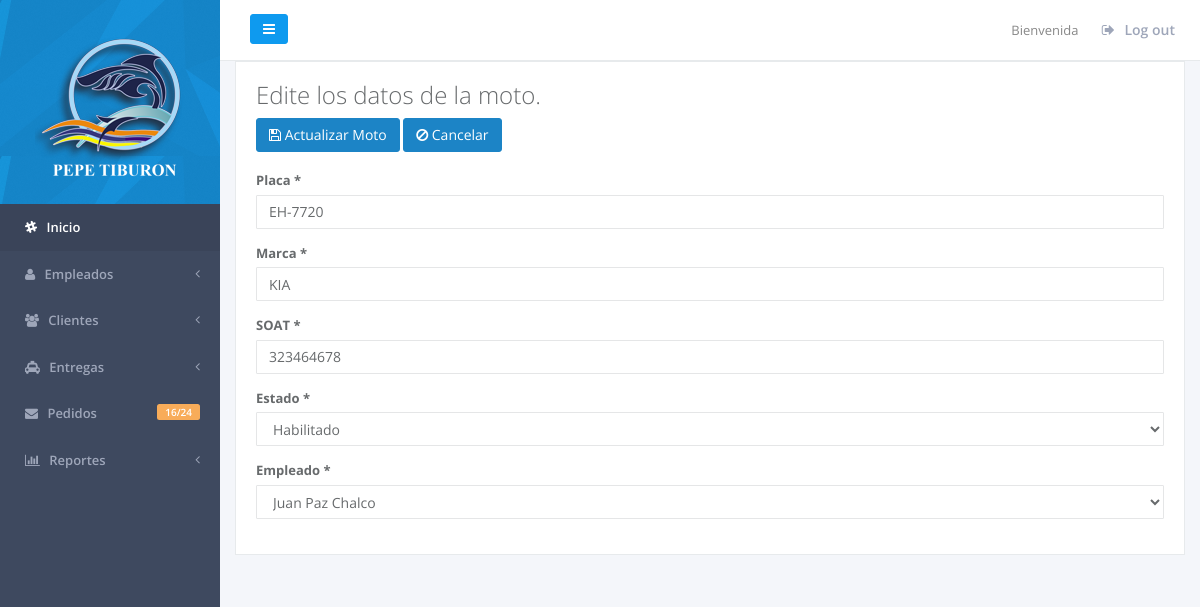
/Restaurant0.4/EditarMoto/EH-7720, run on the app's committed database.
### tables this page shows
CREATE TABLE `moto` (
  `idPlaca` varchar(11) NOT NULL,
  `Marca_Moto` varchar(50) DEFAULT NULL,
  `Soat` varchar(40) DEFAULT NULL,
  `Estado` char(1) DEFAULT NULL,
  `empleados_idEmpleados` int(11) NOT NULL
);

### Restaurant0.4/application/controllers/Moto.php (called while the page is built, shortened)
<?php if ( ! defined('BASEPATH')) exit('No direct script access allowed');
class Moto extends CI_Controller {
	function __construct()
	{
			$this->load->model('model_moto');
	}
	function editar($id = NULL){
		if ($id != NULL) {
			$this->load->model('model_tipo_empleado');
			$this->load->model('model_empleado');
			$data['repartidores']	= $this->model_tipo_empleado->getTipoEmpleadoRepartidor();
			$data['empleados']	= $this->model_empleado->getEmpleado();
			$data['a'] = $this->model_moto->getMotoById($id);
			$this->load->view('admin/editar_moto', $data);
		}
	}
}

### Restaurant0.4/index.php (called while the page is built, shortened)
<?php
require_once BASEPATH.'core/CodeIgniter.php';

### Restaurant0.4/application/models/Model_moto.php (called while the page is built, shortened)
<?php
class Model_moto extends CI_Model
{
	function getMotoById($id)
	{
		$this->db->limit(1);
		$this->db->where('idPlaca',$id);
		$query = $this->db->get('moto');
        return $query->result();
	}
}

### Restaurant0.4/application/models/Model_tipo_empleado.php (called while the page is built, shortened)
<?php
class Model_tipo_empleado extends CI_Model
{
	function getTipoEmpleadoRepartidor()
	{
		$this->db->where('Rol','REPARTIDOR');
		$query = $this->db->get('tipoempleado');
        return $query->result();
	}
}

### Restaurant0.4/application/models/Model_empleado.php (called while the page is built, shortened)
<?php
class Model_empleado extends CI_Model
{
	function getEmpleado()
	{
		$query = $this->db->get('vista_empleados');
        return $query->result();
	}
}

### Restaurant0.4/application/views/admin/editar_moto.php (the view, shortened to what this page needs)
<?php
include 'menu.php';
foreach ($a as $key) {
?>
			        <div class="row">
			                <div class="col-lg-12">
			                    <div class="ibox">
			                        <div class="ibox-content">
			                            <h2>
			                                Edite los datos de la moto.
			                            </h2>
			                            <form id="formeditempleado" action="<?php echo base_url('moto/actualizar'); ?>" method="post">
			                             <div class="right">
			                                <button type="submit" class="btn btn-success"><i class="fa fa-save"></i>&nbsp;Actualizar Moto</button>
			                                <a href="<?php echo base_url('motos'); ?>" class="btn btn-success" ><i class="fa fa-ban"></i>&nbsp;Cancelar</a>
			                            </div>
			                                <br>
			                                <fieldset>
			                                    <div class="row">
			                                        <div class="col-lg-12">
			                                            <div class="form-group">
			                                                <label>Placa *</label>
			                                                <input id="placa" name="placa" type="text" class="form-control" value="<?php echo $key->idPlaca;?>" required>
			                                            </div>
			                                            <div class="form-group">
			                                                <label>Marca *</label>
			                                                <input id="marca" name="marca" type="text" class="form-control" value="<?php echo $key->Marca_Moto;?>" required>
			                                            </div>
			                                            <div class="form-group">
			                                                <label>SOAT *</label>
			                                                <input id="soat" name="soat" type="number" minlength="8" maxlength="8" class="form-control" value="<?php echo $key->Soat;?>" required>
			                                            </div>
			                                            <div class="form-group">
				                                            <label>Estado *</label>
				                                        	<select class="form-control m-b" name="estado" required>
						                                        <?php
						                                        if ($key->Estado == "A") {
						                                        ?>
						                                        <option value="A" selected>Habilitado</option>
						                                       <?php } else {?>
						                                        <option value="A" >Habilitado</option>
						                                        <option value="X" selected>Deshabilitado</option>
						                                    <?php } ?>
						                                    </select>
			                                        	</div>
			                                        	<div class="form-group">
			                                                <label>Empleado *</label>
			                                                <select class="form-control" name="empleado">
			                                                <?php
						                                    foreach ($empleados as $empleado) {
						                                        foreach ($repartidores as $repartidor) {
						                                            if ($repartidor->idTipoEmpleado == $empleado->TipoEmpleado_idTipoEmpleado ) {
						                                            	if ($empleado->idEmpleados == $key->empleados_idEmpleados) {
						                                    ?>
						                                            		<option value="<?php echo  $empleado->idEmpleados; ?>" selected><?php echo $empleado->Nombres . " " . $empleado->Apellidos;  ?></option>
						                                    <?php     	} else {
						                                    ?>
						                                            		<option value="<?php echo  $empleado->idEmpleados; ?>" ><?php echo $empleado->Nombres . " " . $empleado->Apellidos;  ?></option>
						                                    <?php      	}
						                                    ?>
						                                    <?php  }
						                                        }
						                                    }
						                                    ?>
						                                    </select>
			                                            </div>
			                                    	</div>
			                                </fieldset>
			                            </form>
			                        </div>
			                    </div>
			                </div>
			        </div>
<?php
}
	include 'footer.php'; ?>

### data on the page
moto: placa "EH-7720", marca "KIA", soat "323464678", estado "Habilitado"

### other printed values
form field empleado "Juan Paz Chalco"
